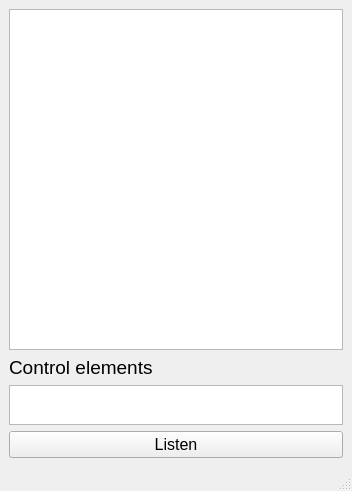
<?xml version="1.0" encoding="UTF-8"?>
<ui version="4.0">
 <class>MainWindow</class>
 <widget class="QMainWindow" name="MainWindow">
  <property name="geometry">
   <rect>
    <x>0</x>
    <y>0</y>
    <width>352</width>
    <height>491</height>
   </rect>
  </property>
  <property name="font">
   <font>
    <pointsize>12</pointsize>
   </font>
  </property>
  <property name="windowTitle">
   <string>MainWindow</string>
  </property>
  <widget class="QWidget" name="centralwidget">
   <layout class="QGridLayout" name="gridLayout">
    <item row="0" column="0">
     <widget class="QTextEdit" name="textEdit"/>
    </item>
    <item row="1" column="0">
     <widget class="QLabel" name="label">
      <property name="font">
       <font>
        <pointsize>14</pointsize>
       </font>
      </property>
      <property name="text">
       <string>Control elements</string>
      </property>
     </widget>
    </item>
    <item row="2" column="0">
     <widget class="QTextEdit" name="textEdit_2">
      <property name="maximumSize">
       <size>
        <width>16777215</width>
        <height>40</height>
       </size>
      </property>
     </widget>
    </item>
    <item row="3" column="0">
     <widget class="QPushButton" name="pushButton">
      <property name="text">
       <string>Listen</string>
      </property>
     </widget>
    </item>
   </layout>
  </widget>
  <widget class="QMenuBar" name="menubar">
   <property name="geometry">
    <rect>
     <x>0</x>
     <y>0</y>
     <width>352</width>
     <height>27</height>
    </rect>
   </property>
  </widget>
  <widget class="QStatusBar" name="statusbar"/>
 </widget>
 <resources/>
 <connections/>
</ui>
